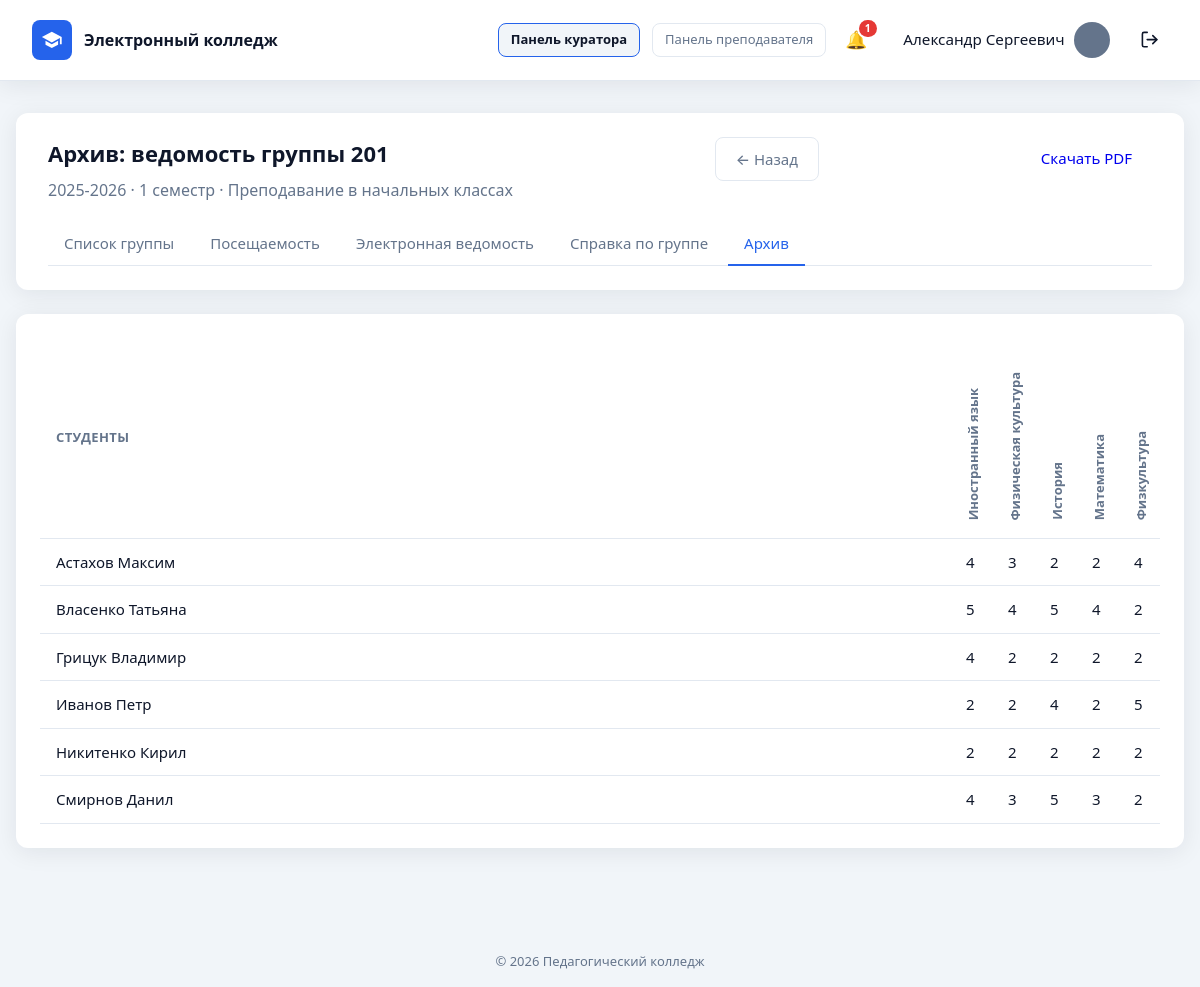
Page /curator/archive_gradebook.php?id=11&group_id=2 (signed in) on the committed database.
### tables this page shows
CREATE TABLE `users` (
  `id` int UNSIGNED NOT NULL,
  `email` varchar(255) NOT NULL,
  `password_hash` varchar(255) NOT NULL,
  `password_plain` varchar(64) DEFAULT NULL,
  `full_name` varchar(255) NOT NULL,
  `phone` varchar(50) NOT NULL DEFAULT '',
  `position` varchar(255) NOT NULL DEFAULT '',
  `education` varchar(500) NOT NULL DEFAULT '',
  `additional_info` text,
  `avatar` varchar(255) NOT NULL DEFAULT 'icon:default',
  `role` enum('admin','teacher','student') NOT NULL DEFAULT 'teacher',
  `is_active` tinyint(1) NOT NULL DEFAULT '1',
  `created_at` datetime NOT NULL DEFAULT CURRENT_TIMESTAMP,
  `updated_at` datetime NOT NULL DEFAULT CURRENT_TIMESTAMP ON UPDATE CURRENT_TIMESTAMP
);

CREATE TABLE `archive_gradebook_groups` (
  `id` int UNSIGNED NOT NULL,
  `archive_id` int UNSIGNED NOT NULL,
  `group_id` int UNSIGNED NOT NULL,
  `group_number` varchar(50) NOT NULL,
  `specialty_name` varchar(255) NOT NULL DEFAULT '',
  `specialty_code` varchar(50) NOT NULL DEFAULT '',
  `curator_name` varchar(255) NOT NULL DEFAULT ''
);

CREATE TABLE `archive_periods` (
  `id` int UNSIGNED NOT NULL,
  `archive_type` enum('gradebook','journal') NOT NULL,
  `academic_year` varchar(9) NOT NULL,
  `semester` enum('1','2') NOT NULL,
  `archived_by` int UNSIGNED DEFAULT NULL,
  `archived_at` datetime NOT NULL DEFAULT CURRENT_TIMESTAMP
);

CREATE TABLE `archive_gradebook_subjects` (
  `id` int UNSIGNED NOT NULL,
  `archive_id` int UNSIGNED NOT NULL,
  `group_id` int UNSIGNED NOT NULL,
  `curriculum_item_id` int UNSIGNED NOT NULL,
  `subject_name` varchar(255) NOT NULL,
  `teacher_name` varchar(255) NOT NULL DEFAULT '',
  `sort_order` int UNSIGNED NOT NULL DEFAULT '1'
);

CREATE TABLE `archive_gradebook_students` (
  `id` int UNSIGNED NOT NULL,
  `archive_id` int UNSIGNED NOT NULL,
  `group_id` int UNSIGNED NOT NULL,
  `student_id` int UNSIGNED NOT NULL,
  `full_name` varchar(255) NOT NULL,
  `sort_order` int UNSIGNED NOT NULL DEFAULT '1'
);

CREATE TABLE `archive_grade_changes` (
  `id` int UNSIGNED NOT NULL,
  `archive_id` int UNSIGNED NOT NULL,
  `group_id` int UNSIGNED NOT NULL,
  `student_id` int UNSIGNED NOT NULL,
  `curriculum_item_id` int UNSIGNED NOT NULL,
  `old_grade` tinyint UNSIGNED DEFAULT NULL,
  `new_grade` tinyint UNSIGNED NOT NULL,
  `reason_code` varchar(50) NOT NULL,
  `reason_text` varchar(500) NOT NULL DEFAULT '',
  `changed_by` int UNSIGNED DEFAULT NULL,
  `changed_at` datetime NOT NULL DEFAULT CURRENT_TIMESTAMP
);

### includes/archive/gradebook_view.php (the view, shortened to what the rows shown need)
<?php
require_once __DIR__ . '/../auth.php';
require_once __DIR__ . '/../archive.php';
require_once __DIR__ . '/../students.php';
if ($archivePanel === 'curator') {
    require_curator_panel();
} else {
    require_archive_manager();
}
$archiveId = isset($_GET['id']) ? (int) $_GET['id'] : 0;
$groupId = isset($_GET['group_id']) ? (int) $_GET['group_id'] : 0;
$archive = $archiveId > 0 ? get_archive_period_by_id($archiveId) : null;
$group = ($archive && $archive['archive_type'] === 'gradebook')
    ? get_archive_gradebook_group($archiveId, $groupId)
    : null;
$canEdit = can_manage_archives();
$sheet = get_archive_gradebook_sheet($archiveId, $groupId);
$students = $sheet['students'];
$subjects = $sheet['subjects'];
$grades = $sheet['grades'];
$showHeader = true;
$basePath = '../';
require __DIR__ . '/../header.php';
?>
<div class="dashboard dashboard--wide">
    <section class="panel">
        <div class="panel__header">
            <div>
                <h1>Архив: ведомость группы <?= e($group['group_number']) ?></h1>
                <p class="text-muted">
                    <?= e($archive['academic_year']) ?> · <?= e(semester_label((string) $archive['semester'])) ?>
                    <?php if (!empty($group['specialty_name'])): ?>
                        · <?= e($group['specialty_name']) ?>
                    <?php endif; ?>
                </p>
            </div>
        </div>
    </section>
    <section class="panel">
        <?php if ($subjects === [] || $students === []): ?>
            <p class="text-muted">В архиве нет данных по этой группе.</p>
        <?php else: ?>
            <div class="table-wrap">
                <table class="table gradebook-table gradebook-table--readonly">
                    <thead>
                        <tr>
                            <th class="gradebook-table__student-col">Студенты</th>
                            <?php foreach ($subjects as $subject): ?>
                            <th class="gradebook-table__subject-col">
                                <span class="gradebook-subject-title"><?= e($subject['subject_name']) ?></span>
                            </th>
                            <?php endforeach; ?>
                        </tr>
                    </thead>
                    <tbody>
                        <?php foreach ($students as $student): ?>
                        <tr>
                            <td class="gradebook-table__student-col">
                                <?= e(person_last_first_name((string) $student['full_name'])) ?>
                            </td>
                            <?php foreach ($subjects as $subject): ?>
                            <?php
                            $studentId = (int) $student['student_id'];
                            $itemId = (int) $subject['curriculum_item_id'];
                            $value = $grades[$studentId][$itemId] ?? null;
                            ?>
                            <td class="gradebook-table__cell gradebook-table__grade-cell archive-grade-cell">
                                <?php if ($canEdit): ?>
                                <button
                                    type="button"
                                    class="archive-grade-btn"
                                    data-archive-edit-open
                                    data-student-id="<?= $studentId ?>"
                                    data-item-id="<?= $itemId ?>"
                                    data-student-name="<?= e(person_last_first_name((string) $student['full_name'])) ?>"
                                    data-subject-name="<?= e($subject['subject_name']) ?>"
                                    data-current-grade="<?= e((string) ($value ?? '')) ?>"
                                ><?= $value !== null ? e((string) $value) : '—' ?></button>
                                <?php else: ?>
                                    <?= $value !== null ? e((string) $value) : '—' ?>
                                <?php endif; ?>
                            </td>
                            <?php endforeach; ?>
                        </tr>
                        <?php endforeach; ?>
                    </tbody>
                </table>
            </div>
        <?php endif; ?>
    </section>
</div>
<?php require __DIR__ . '/../footer.php'; ?>

### includes/header.php (shortened to what the rows shown need)
<!DOCTYPE html>
<html lang="ru">
<head>
    <?php $basePath = $basePath ?? ''; ?>
    <link rel="stylesheet" href="<?= e($basePath) ?>assets/css/style.css">
</head>
<body>
    <div class="page">
        <?php if (!empty($showHeader)): ?>
        <header class="header">
            <?php if (is_logged_in()): ?>
            <?php
            $headerUser = current_user();
            $headerName = user_first_middle_name((string) ($headerUser['full_name'] ?? ''));
            $headerAvatar = (string) ($headerUser['avatar'] ?? 'icon:person');
            $appBase = app_base_path();
            $activePanel = current_header_panel();
            require_once __DIR__ . '/notifications.php';
            $headerUnreadCount = get_unread_notifications_count((int) $headerUser['id']);
            ?>
            <nav class="header__nav">
                <?php if (can_use_curator_panel()): ?>
                <a
                    href="<?= e($appBase) ?>curator/group.php"
                    class="btn btn--ghost btn--sm<?= $activePanel === 'curator' ? ' is-active' : '' ?>"
                >Панель куратора</a>
                <?php endif; ?>
                <?php if (can_use_teacher_panel()): ?>
                <a
                    href="<?= e($appBase) ?>teacher/subjects.php"
                    class="btn btn--ghost btn--sm<?= $activePanel === 'teacher' ? ' is-active' : '' ?>"
                >Панель преподавателя</a>
                <?php endif; ?>
                <a
                    href="<?= e($appBase) ?>notifications.php"
                    class="header__notify-btn<?= basename((string) ($_SERVER['SCRIPT_NAME'] ?? '')) === 'notifications.php' ? ' is-active' : '' ?>"
                    title="Уведомления"
                >
                    <span class="header__notify-icon" aria-hidden="true">🔔</span>
                    <?php if ($headerUnreadCount > 0): ?>
                    <span class="header__notify-badge"><?= $headerUnreadCount > 99 ? '99+' : (int) $headerUnreadCount ?></span>
                    <?php endif; ?>
                </a>
                <div class="header__account">
                    <a
                        href="<?= e($appBase) ?><?= is_student_user() ? 'student/cabinet.php' : 'cabinet.php' ?>"
                        class="header__cabinet-tab<?= ($activePanel === 'cabinet' || $activePanel === 'student') ? ' header__cabinet-tab--active' : '' ?>"
                        title="Личный кабинет"
                    >
                        <span class="header__user-name"><?= e($headerName) ?></span>
                        <?= render_user_avatar($headerAvatar, 'user-avatar--header', $basePath) ?>
                    </a>
                </div>
                <a
                    href="<?= e($basePath) ?>logout.php"
                    class="header__logout-btn"
                    title="Выйти"
                    aria-label="Выйти"
                >
                </a>
            </nav>
            <?php endif; ?>
        </header>
        <?php endif; ?>
        <main class="main">

### rows in the picture
users: full_name "Александр Сергеевич"
archive_gradebook_groups: group_number "201", specialty_name "Преподавание в начальных классах"
archive_periods: academic_year "2025-2026", semester "1 семестр"
archive_gradebook_subjects: subject_name "Иностранный язык"
archive_gradebook_subjects: subject_name "Физическая культура"
archive_gradebook_subjects: subject_name "История"
archive_gradebook_subjects: subject_name "Математика"
archive_gradebook_subjects: subject_name "Физкультура"
archive_gradebook_students: full_name "Астахов Максим", student.curriculum_item_id "4", student.curriculum_item_id "3", student.curriculum_item_id "2"
archive_gradebook_students: full_name "Власенко Татьяна", student.curriculum_item_id "5", student.curriculum_item_id "4", student.curriculum_item_id "2"
archive_gradebook_students: full_name "Грицук Владимир", student.curriculum_item_id "4", student.curriculum_item_id "2"
archive_gradebook_students: full_name "Иванов Петр", student "2", student.curriculum_item_id "4", student.curriculum_item_id "5"
archive_gradebook_students: full_name "Никитенко Кирил", student.curriculum_item_id "2"
archive_gradebook_students: full_name "Смирнов Данил", student.curriculum_item_id "4", student.curriculum_item_id "3", student.curriculum_item_id "5", student.curriculum_item_id "2"

### other values in the picture
$headerUnreadCount "1"
